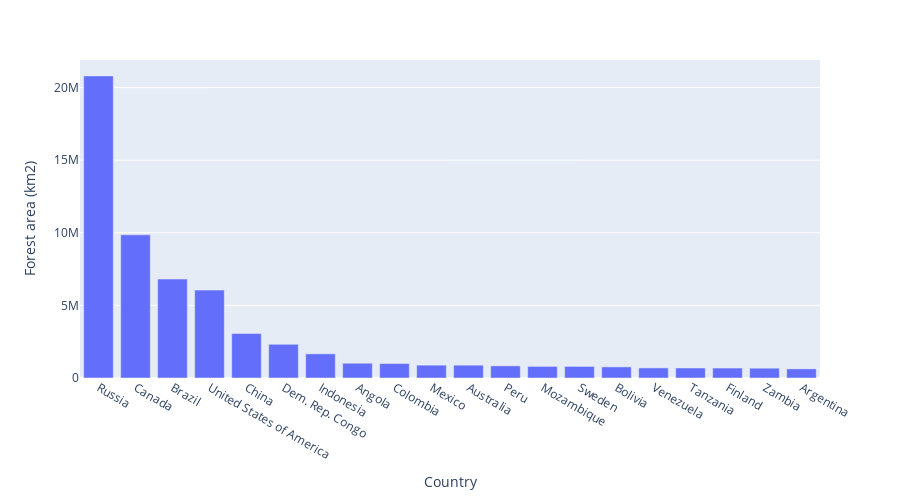

Here is the notebook cell this chart was saved with:
### Code cell
# Create a bar chart to visualize the forest area by country
geemap.bar_chart(
    'data/forest_cover.csv', x = 'NAME', y = 'sum', max_rows = 20, x_label = 'Country', y_label = 'Forest area (km2)'
)

### Figure 1 — Plotly figure (JSON) as saved in the notebook; plotly's stock layout.template omitted (floating-point values rounded to 4 significant figures)
{"data": [{"alignmentgroup": "True", "hovertemplate": "Country=%{x}<br>Forest area (km2)=%{y}<extra></extra>", "legendgroup": "", "marker": {"color": "#636efa", "pattern": {"shape": ""}}, "name": "", "offsetgroup": "", "orientation": "v", "showlegend": false, "textposition": "auto", "type": "bar", "x": ["Russia", "Canada", "Brazil", "United States of America", "China", "Dem. Rep. Congo", "Indonesia", "Angola", "Colombia", "Mexico", "Australia", "Peru", "Mozambique", "Sweden", "Bolivia", "Venezuela", "Tanzania", "Finland", "Zambia", "Argentina"], "xaxis": "x", "y": [20810000.0, 9860000.0, 6814000.0, 6054000.0, 3067000.0, 2319000.0, 1665000.0, 1018000.0, 995200.0, 885000.0, 884400.0, 835100.0, 799500.0, 798600.0, 764800.0, 695200.0, 689300.0, 685100.0, 674900.0, 627100.0], "yaxis": "y"}], "layout": {"barmode": "group", "height": 500, "legend": {"tracegroupgap": 0}, "margin": {"t": 60}, "xaxis": {"anchor": "y", "domain": [0, 1], "title": {"text": "Country"}}, "yaxis": {"anchor": "x", "domain": [0, 1], "title": {"text": "Forest area (km2)"}}}}
